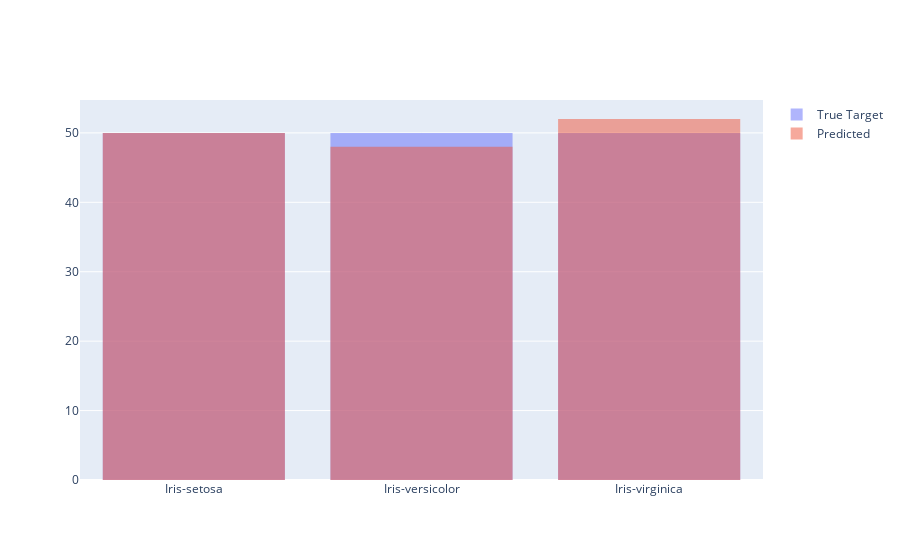

The notebook cell this image was saved under:
### Code cell
import plotly.graph_objects as gra
import numpy as np
fig = gra.Figure()
fig.add_trace(gra.Histogram(x=y,name="True Target"))
fig.add_trace(gra.Histogram(x=y_pred,name="Predicted"))
fig.update_layout(barmode='overlay')
fig.update_traces(opacity=0.5)
fig.show()

### Figure 1 — Plotly figure (JSON) as saved in the notebook; plotly's stock layout.template omitted (floating-point values rounded to 4 significant figures; data arrays with more than 128 entries replaced by an {"elided": "..."} marker saying what was removed)
{"data": [{"name": "True Target", "opacity": 0.5, "type": "histogram", "x": {"elided": "150 str values"}}, {"name": "Predicted", "opacity": 0.5, "type": "histogram", "x": {"elided": "150 str values"}}], "layout": {"barmode": "overlay"}}
